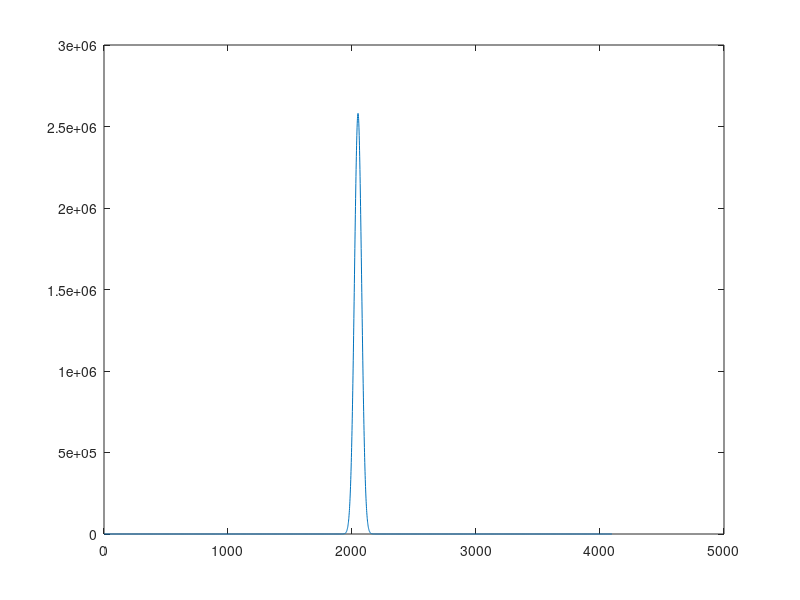
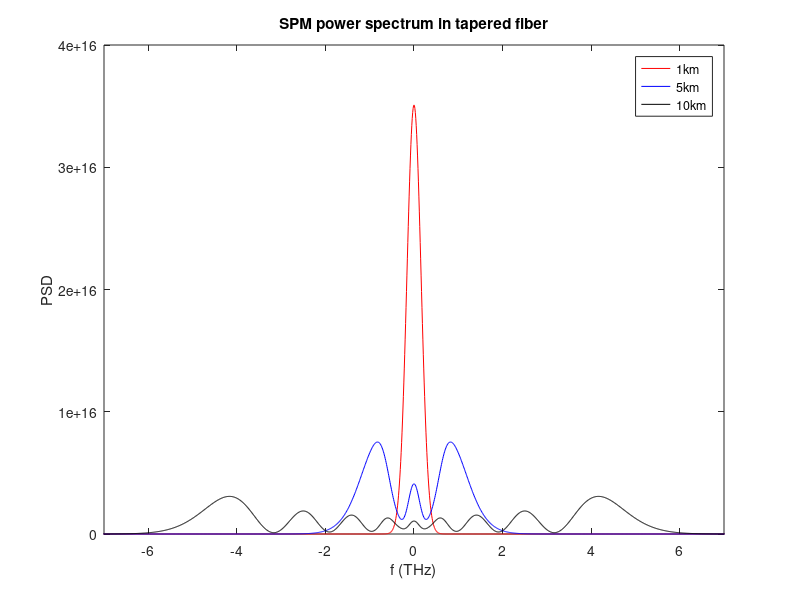

The MATLAB source for these figures, in order:
% Constants
eps0 = 8.85e-12;
c = 3e8;
eta_0 = 1/(c*eps0);

% Material and beam parameters
n = 1.44;
k0 = 2*pi/(1.5e-6);
n2_I = 3e-20;
n2 = n2_I*n/(2*eta_0);
w = 5e-6;

P_peak = 1;

% Propagation distances and z sampling
L = [0 5e3 10e3];
zsteps = 201;
z = zeros(length(L), zsteps);   

for ind = 1:length(L)
    z(ind, :) = linspace(0, L(ind), zsteps);
end
dz = z(:, 2) - z(:, 1);

% Tau sampling
N = 2^12;
tau_0 = 1e-12;
tau = linspace(-50*tau_0, 50*tau_0, N);

% initialize Power spectral density
phi_omega_abs = zeros(length(z), N);

% FFT frequency
f = 1/(tau(2) - tau(1))*(-N/2:N/2-1)/N;

% Function for calculating waist at disat
wz = @(z)w*exp(-z/1e4);

linecolors = ['r','b','k'];
for ind = 1:length(L)
    w_tapered = wz(z(ind,:));
    E0 = sqrt(2*P_peak./(n*c*eps0*pi*(w_tapered).^2));
    E0(end)
    abs_E0_integrated = sum(E0.^2, 2)*dz(ind)
    phi_squared_integrated = exp(-2*tau.^2./tau_0^2).*abs_E0_integrated;
    phase = k0*n2/2*phi_squared_integrated;
    phi_0 = E0(1)*exp(-tau.^2./tau_0^2);
    figure(1)
    plot(phi_0)
    kernel = phi_0.*exp(1i*phase);
    phi_omega_abs(ind,:) = abs(fftshift(fft(kernel))).^2;
    figure(2)
    plot(f/1e12, phi_omega_abs(ind,:), 'color', linecolors(ind))
    hold on
end
xlabel('f (THz)'), ylabel('PSD'), title('SPM power spectrum in tapered fiber'), legend('1km', '5km', '10km'), xlim([-7 7])
hold off

